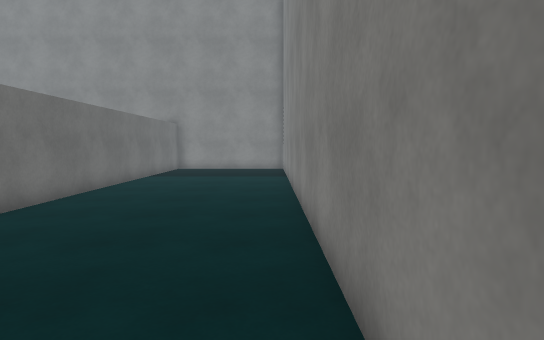
View 1 (above)

20 first-person views from a walk through a Unity game level. The camera is 1.4 m above the floor, tilts 4° down and sees 75° across. The floor is counted in squares, 1 m on a side. Each view is taken from the middle of a square. On the plan, view 1 faces up. The plan holds only what a view shows up to about 15 squares ahead; the rest is blank. The place goes on beyond the plan. The player character is not drawn. Surface patterns are stand-ins for the level's own textures.

View 2
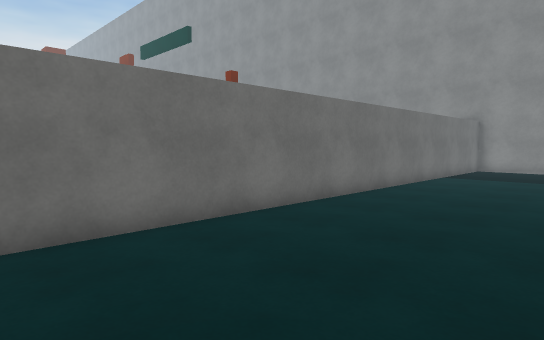

View 3
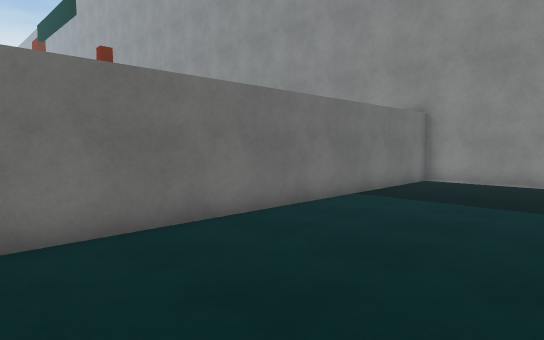

View 4
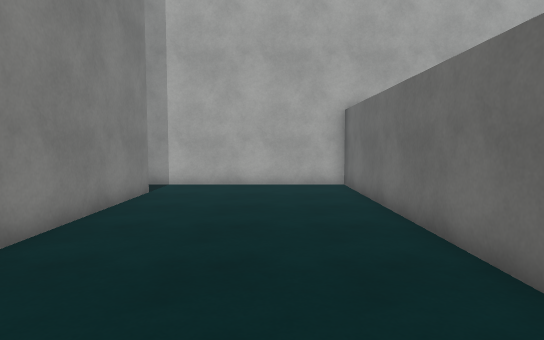

View 5
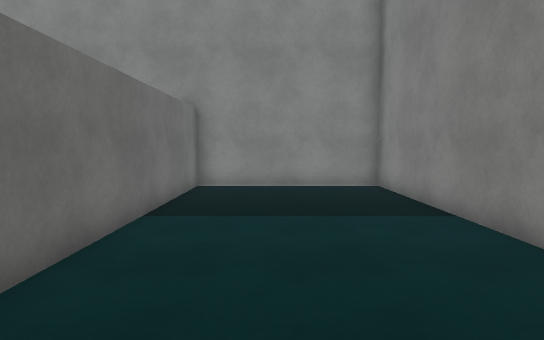

View 6
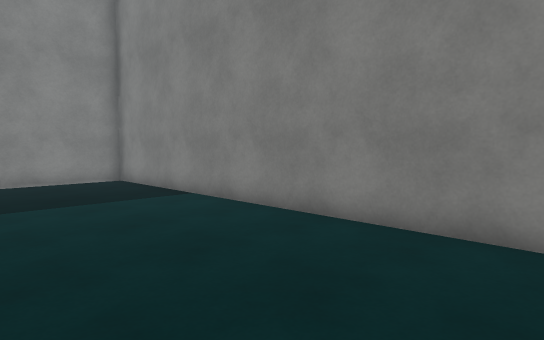

View 7
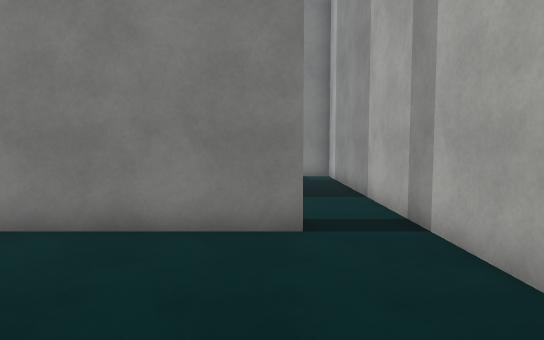

View 8
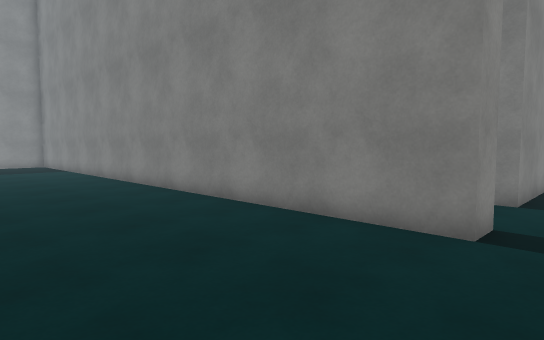

View 9
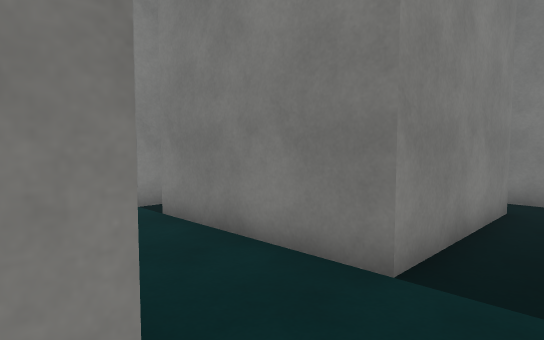

View 10
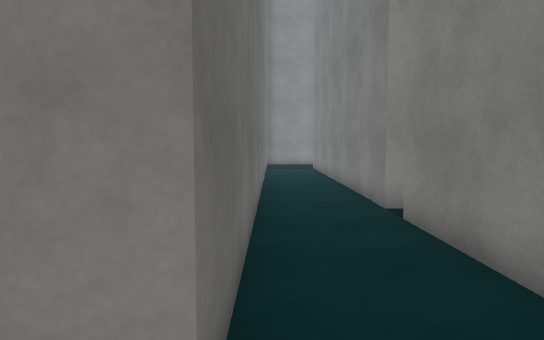

View 11
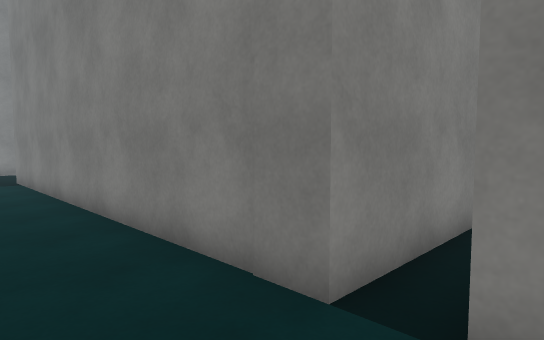

View 12
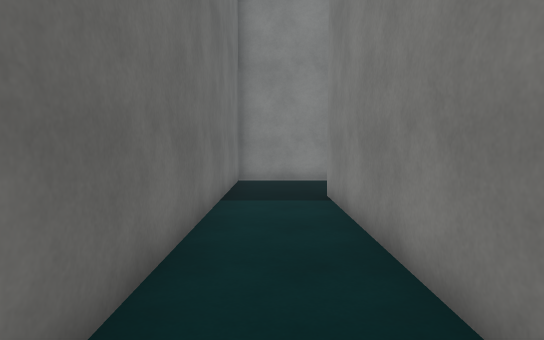

View 13
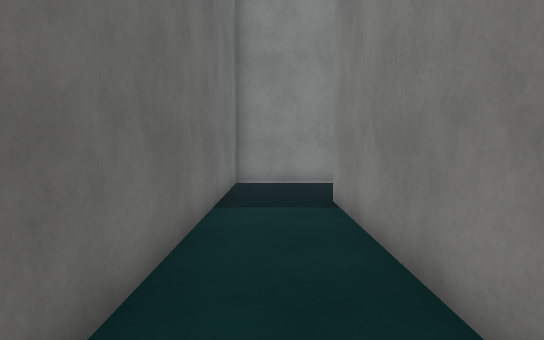

View 14
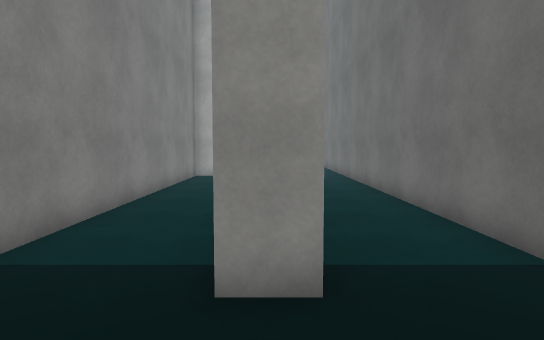

View 15
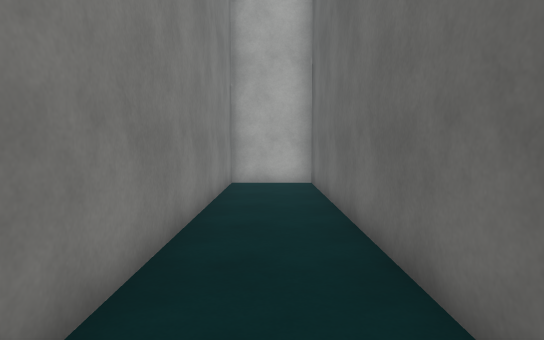

View 16
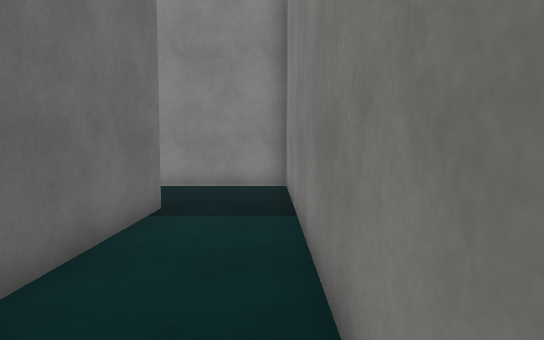

View 17
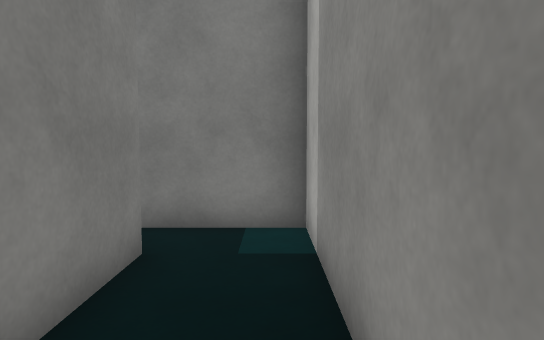

View 18
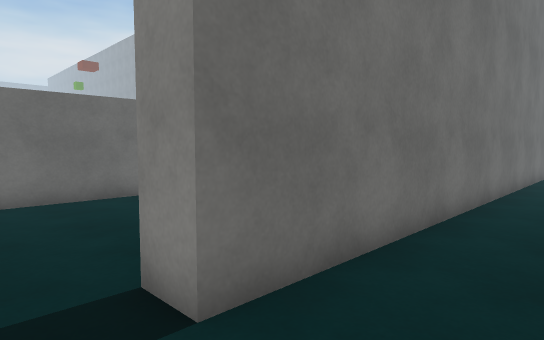

View 19
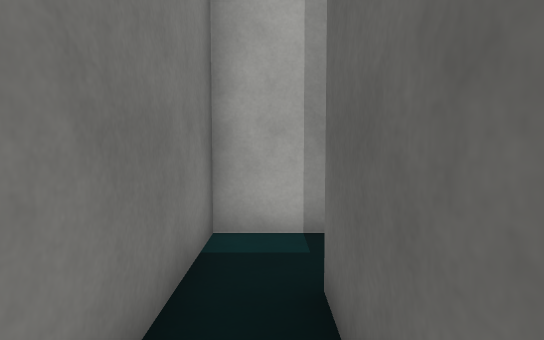

View 20
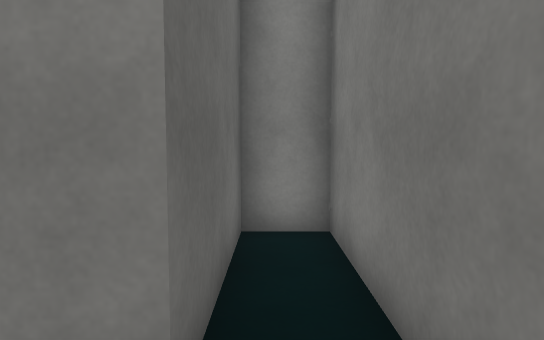

### Floor plan
Points are (right, up) in squares from view 1. A wall is a line through its corners. A room is listed if a view was taken in it or the views show most of it. See-through windows are left out.
Room 1 (views 1, 2, 3, 4, 5, 6, 7, 8, 9)
walls: (1.7, -3.5) (0.7, -3.5) (0.7, 21.2) (-5.6, 21.2) (-5.6, -5.6) (1.4, -5.6)
ways out: opening at (1, -4.5) to room 2
Room 2 (views 10, 11, 12, 13, 14, 15, 16, 17, 18, 19, 20)
walls: (8.6, 2.8) (4.5, 2.8) (4.5, 16.8) (5.5, 16.8) (5.5, 3.8) (8.5, 3.8) (8.5, 20.8); (8.6, 21.2) (1.7, 21.2) (1.7, -3.5); (1.4, -5.6) (10.9, -5.6) (10.9, 0.7) (9.5, 0.7) (9.5, -3.3) (4.5, -3.3) (4.5, 1.8)
ways out: opening at (1, -4.5) to room 1

Positions as (right, up) in squares from view 1, and headings:
1: (0, 0), facing up
2: (0, 0), facing up-left
3: (0, 7), facing up-left
4: (-3, 7), facing down
5: (-3, 9), facing up
6: (-5, 7), facing up-right
7: (-5, -3), facing right
8: (-5, -5), facing up-right
9: (1, -5), facing up-right
10: (2, -5), facing up
11: (2, 1), facing up-right
12: (3, 7), facing up
13: (3, 8), facing up
14: (5, 20), facing down
15: (7, 17), facing down
16: (8, 9), facing up
17: (5, -5), facing right
18: (4, -5), facing up-left
19: (10, 0), facing down
20: (10, -5), facing up
